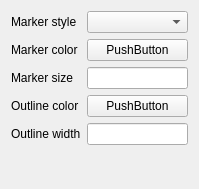
<?xml version="1.0" encoding="UTF-8"?>
<ui version="4.0">
 <class>SimpleMarkerSymbolWidget</class>
 <widget class="QWidget" name="SimpleMarkerSymbolWidget">
  <property name="geometry">
   <rect>
    <x>0</x>
    <y>0</y>
    <width>199</width>
    <height>189</height>
   </rect>
  </property>
  <property name="windowTitle">
   <string>Form</string>
  </property>
  <layout class="QVBoxLayout" name="verticalLayout">
   <item>
    <layout class="QGridLayout" name="gridLayout">
     <item row="1" column="1">
      <widget class="ColorPickerButtont" name="colorBtn">
       <property name="text">
        <string>PushButton</string>
       </property>
      </widget>
     </item>
     <item row="4" column="1">
      <widget class="QLineEdit" name="outlineWidthEdit"/>
     </item>
     <item row="1" column="0">
      <widget class="QLabel" name="label_2">
       <property name="text">
        <string>Marker color</string>
       </property>
      </widget>
     </item>
     <item row="3" column="1">
      <widget class="ColorPickerButtont" name="outlineColorBtn">
       <property name="text">
        <string>PushButton</string>
       </property>
      </widget>
     </item>
     <item row="4" column="0">
      <widget class="QLabel" name="label_4">
       <property name="text">
        <string>Outline width</string>
       </property>
      </widget>
     </item>
     <item row="0" column="1">
      <widget class="QComboBox" name="markerStyleCBox"/>
     </item>
     <item row="0" column="0">
      <widget class="QLabel" name="label">
       <property name="text">
        <string>Marker style</string>
       </property>
      </widget>
     </item>
     <item row="3" column="0">
      <widget class="QLabel" name="label_3">
       <property name="text">
        <string>Outline color</string>
       </property>
      </widget>
     </item>
     <item row="2" column="0">
      <widget class="QLabel" name="label_5">
       <property name="text">
        <string>Marker size</string>
       </property>
      </widget>
     </item>
     <item row="2" column="1">
      <widget class="QLineEdit" name="markerSizeEdit"/>
     </item>
    </layout>
   </item>
   <item>
    <spacer name="verticalSpacer">
     <property name="orientation">
      <enum>Qt::Vertical</enum>
     </property>
     <property name="sizeHint" stdset="0">
      <size>
       <width>20</width>
       <height>40</height>
      </size>
     </property>
    </spacer>
   </item>
  </layout>
 </widget>
 <customwidgets>
  <customwidget>
   <class>ColorPickerButtont</class>
   <extends>QPushButton</extends>
   <header>ColorPickerButtont.h</header>
  </customwidget>
 </customwidgets>
 <resources/>
 <connections/>
</ui>
